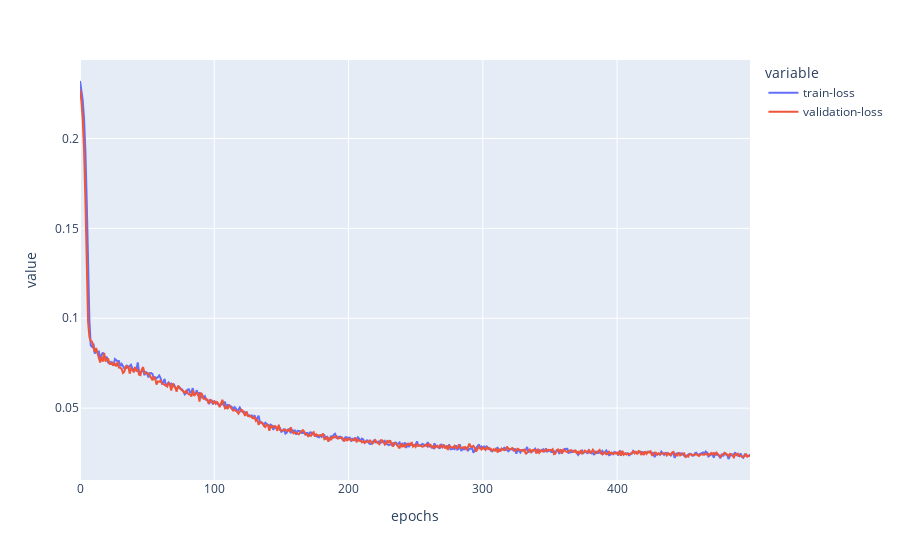

This figure's notebook cell:
### Code cell
mnist.autoencoder.train_stats().plot_loss()

### Figure 1 — Plotly figure (JSON) as saved in the notebook; plotly's stock layout.template omitted (floating-point values rounded to 4 significant figures; data arrays with more than 128 entries replaced by an {"elided": "..."} marker saying what was removed)
{"data": [{"hovertemplate": "variable=train-loss<br>epochs=%{x}<br>value=%{y}<extra></extra>", "legendgroup": "train-loss", "line": {"color": "#636efa", "dash": "solid"}, "marker": {"symbol": "circle"}, "mode": "lines", "name": "train-loss", "orientation": "v", "showlegend": true, "type": "scatter", "x": {"elided": "500 int values"}, "xaxis": "x", "y": {"elided": "500 float values"}, "yaxis": "y"}, {"hovertemplate": "variable=validation-loss<br>epochs=%{x}<br>value=%{y}<extra></extra>", "legendgroup": "validation-loss", "line": {"color": "#EF553B", "dash": "solid"}, "marker": {"symbol": "circle"}, "mode": "lines", "name": "validation-loss", "orientation": "v", "showlegend": true, "type": "scatter", "x": {"elided": "500 int values"}, "xaxis": "x", "y": {"elided": "500 float values"}, "yaxis": "y"}], "layout": {"legend": {"title": {"text": "variable"}, "tracegroupgap": 0}, "margin": {"t": 60}, "xaxis": {"anchor": "y", "domain": [0, 1], "title": {"text": "epochs"}}, "yaxis": {"anchor": "x", "domain": [0, 1], "title": {"text": "value"}}}}
